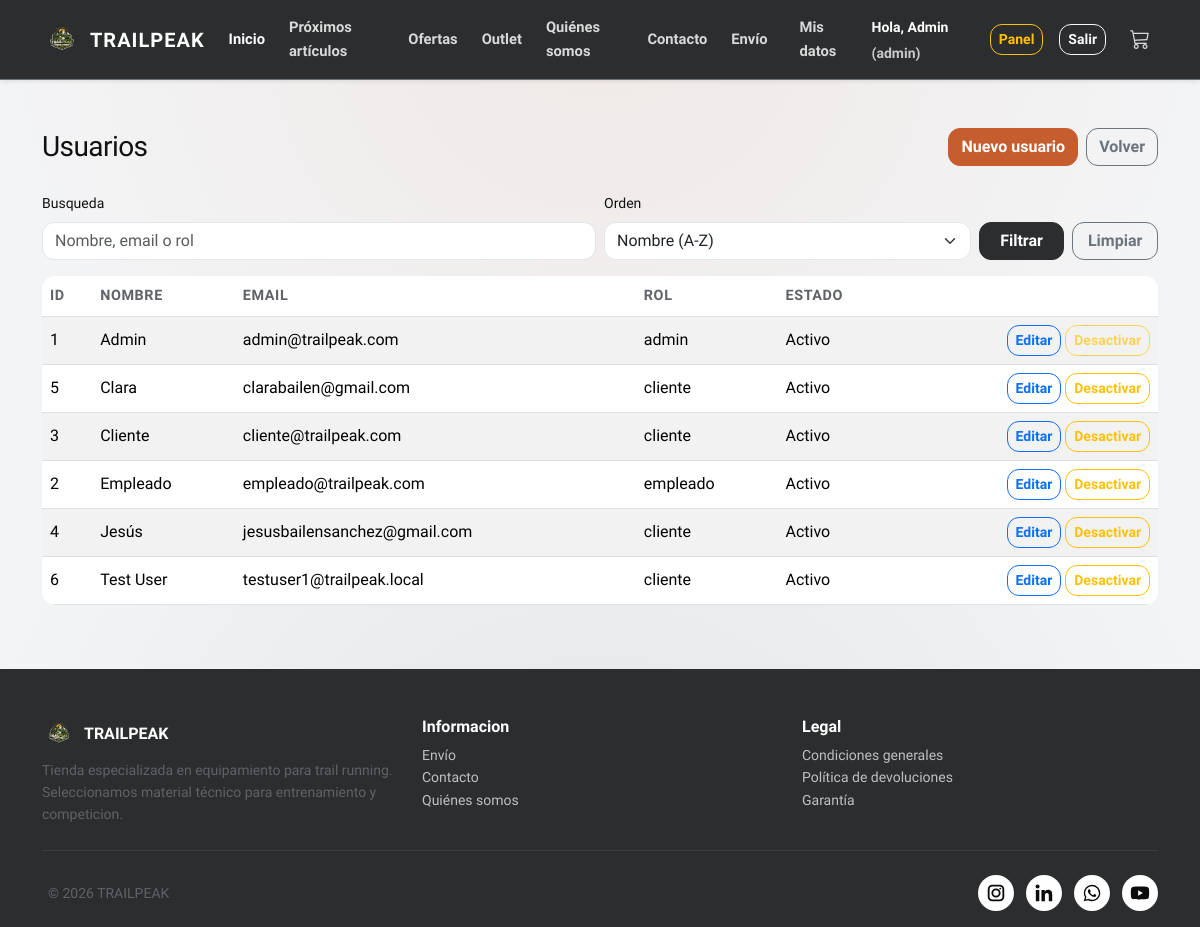
Screenshot of /admin/usuarios.php (signed in) with the database file from the repository.
### tables this page shows
CREATE TABLE `usuario` (
  `id_usuario` int(11) NOT NULL,
  `nombre` varchar(100) NOT NULL,
  `email` varchar(100) NOT NULL,
  `password` varchar(255) NOT NULL,
  `rol` enum('admin','empleado','cliente') NOT NULL DEFAULT 'cliente',
  `activo` tinyint(1) DEFAULT 1
);

### lib/auth.php (called while the page is built, shortened)
<?php
function is_logged_in(): bool {
  return isset($_SESSION['user']);
}
function current_user(): ?array {
  return $_SESSION['user'] ?? null;
}

### admin/usuarios.php (the view, shortened to what this page needs)
<?php
require_once __DIR__ . '/../config/db.php';
$idActual = (int)(current_user()['id'] ?? 0);
$q = trim($_GET['q'] ?? '');
$order = $_GET['order'] ?? 'nombre_asc';
$params = [];
$orderSql = 'nombre ASC';
$sql = "SELECT id_usuario, nombre, email, rol, activo FROM usuario";
$sql .= " ORDER BY $orderSql";
$stmt = $pdo->prepare($sql);
$stmt->execute($params);
$usuarios = $stmt->fetchAll(PDO::FETCH_ASSOC);
?>
<?php require_once __DIR__ . '/../includes/header.php'; ?>
  <main class="container py-5">
    <div class="d-flex justify-content-between align-items-center mb-4">
      <h1 class="h3 mb-0">Usuarios</h1>
      <div class="d-flex gap-2">
        <a class="btn btn-primary" href="<?= BASE_URL ?>admin/usuario_form.php">Nuevo usuario</a>
        <a class="btn btn-outline-secondary" href="<?= BASE_URL ?>admin/index.php">Volver</a>
      </div>
    </div>
    <form class="row g-2 align-items-end mb-3" method="get" action="usuarios.php">
      <div class="col-md-6">
        <label class="form-label small">Busqueda</label>
        <input type="text" name="q" class="form-control" value="<?= htmlspecialchars($q) ?>" placeholder="Nombre, email o rol">
      </div>
      <div class="col-md-4">
        <label class="form-label small">Orden</label>
        <select name="order" class="form-select">
          <option value="nombre_asc" <?= ($order === 'nombre_asc') ? 'selected' : '' ?>>Nombre (A-Z)</option>
        </select>
      </div>
      <div class="col-md-2 d-flex gap-2">
        <button class="btn btn-dark w-100" type="submit">Filtrar</button>
        <a class="btn btn-outline-secondary w-100" href="usuarios.php">Limpiar</a>
      </div>
    </form>
    <?php if (!$usuarios): ?>
      <div class="alert alert-info">No hay usuarios registrados.</div>
    <?php else: ?>
      <div class="table-responsive">
        <table class="table table-striped align-middle">
          <thead>
            <tr>
              <th>ID</th>
              <th>Nombre</th>
              <th>Email</th>
              <th>Rol</th>
              <th>Estado</th>
              <th></th>
            </tr>
          </thead>
          <tbody>
            <?php foreach ($usuarios as $u): ?>
              <tr>
                <td><?= (int)$u['id_usuario'] ?></td>
                <td><?= htmlspecialchars($u['nombre']) ?></td>
                <td><?= htmlspecialchars($u['email']) ?></td>
                <td><?= htmlspecialchars($u['rol']) ?></td>
                <td><?= ((int)$u['activo'] === 1) ? 'Activo' : 'Inactivo' ?></td>
                <td class="text-end">
                  <a class="btn btn-sm btn-outline-primary" href="<?= BASE_URL ?>admin/usuario_form.php?id=<?= (int)$u['id_usuario'] ?>">Editar</a>
                  <form method="post" class="d-inline" onsubmit="return confirm('¿Seguro que quieres cambiar el estado de este usuario?');">
                    <button class="btn btn-sm btn-outline-warning" type="submit" <?= ((int)$u['id_usuario'] === $idActual) ? 'disabled' : '' ?>>
                      <?= ((int)$u['activo'] === 1) ? 'Desactivar' : 'Activar' ?>
                    </button>
                  </form>
                </td>
              </tr>
            <?php endforeach; ?>
          </tbody>
        </table>
      </div>
    <?php endif; ?>
  </main>
<?php require_once __DIR__ . '/../includes/footer.php'; ?>

### includes/header.php (shortened to what this page needs)
<?php
require_once __DIR__ . '/../lib/auth.php';
?>
<!DOCTYPE html>
<html lang="es">
  <head>
    <link
      href="https://cdn.jsdelivr.net/npm/bootstrap@5.3.2/dist/css/bootstrap.min.css"
      rel="stylesheet"
    />
    <link rel="stylesheet" href="<?= BASE_URL ?>css/style.css" />
    <link
      rel="stylesheet"
      href="https://cdn.jsdelivr.net/npm/bootstrap-icons@1.11.1/font/bootstrap-icons.css"
    />
  </head>
  <body>
    <nav class="navbar navbar-expand-lg navbar-dark bg-dark py-2 shadow-sm border-bottom border-secondary">
      <div class="container">
        <a class="navbar-brand d-flex align-items-center gap-2" href="<?= BASE_URL ?>index.php">
          <img src="<?= BASE_URL ?>img/ui/logo_trailpeak.png" alt="TrailPeak logo" height="40" />
          <span class="fw-bold text-uppercase">TRAILPEAK</span>
        </a>
        <div class="collapse navbar-collapse" id="menu">
          <ul class="navbar-nav ms-auto align-items-lg-center gap-2 fw-semibold pt-2 pt-lg-0">
            <li class="nav-item">
              <a class="nav-link active px-2" href="<?= BASE_URL ?>index.php">Inicio</a>
            </li>
            <li class="nav-item">
              <a class="nav-link px-2" href="#proximos">Próximos artículos</a>
            </li>
            <li class="nav-item">
              <a class="nav-link px-2" href="#ofertas">Ofertas</a>
            </li>
            <li class="nav-item">
              <a class="nav-link px-2" href="#outlet">Outlet</a>
            </li>
            <li class="nav-item">
              <a class="nav-link px-2" href="<?= BASE_URL ?>quienes_somos.php">Quiénes somos</a>
            </li>
            <li class="nav-item">
              <a class="nav-link px-2" href="<?= BASE_URL ?>contacto.php">Contacto</a>
            </li>
            <li class="nav-item">
              <a class="nav-link px-2" href="<?= BASE_URL ?>envio.php">Envío</a>
            </li>
            <?php if (!is_logged_in()): ?>
              <li class="nav-item ms-lg-2">
                <a class="btn btn-outline-light btn-sm" href="<?= BASE_URL ?>login.php">
                  Inicia sesión
                </a>
              </li>
            <?php else: ?>
              <li class="nav-item ms-lg-2">
                <a class="nav-link px-2" href="<?= BASE_URL ?>mis_datos.php">Mis datos</a>
              </li>
              <li class="nav-item ms-lg-2">
                <span class="navbar-text text-white small">
                  Hola, <?= htmlspecialchars(current_user()['nombre']) ?>
                  <span class="opacity-75">(<?= htmlspecialchars(current_user()['rol']) ?>)</span>
                </span>
              </li>
              <?php if (in_array(current_user()['rol'], ['admin','empleado'], true)): ?>
                <li class="nav-item ms-lg-2">
                  <a class="btn btn-outline-warning btn-sm" href="<?= BASE_URL ?>admin/index.php">
                    Panel
                  </a>
                </li>
              <?php endif; ?>
              <li class="nav-item ms-lg-2">
                <a class="btn btn-outline-light btn-sm" href="<?= BASE_URL ?>logout.php">
                  Salir
                </a>
              </li>
            <?php endif; ?>
            <li class="nav-item ms-lg-2">
              <a class="nav-link position-relative" href="<?= BASE_URL ?>cart.php" title="Ver carrito">
                <i class="bi bi-cart3 fs-5"></i>
              </a>
            </li>
          </ul>
        </div>
      </div>
    </nav>

### css/style.css (style rules this page uses)
:root { --tp-primary: #2b2d2f; --tp-secondary: #6b7280; --tp-accent: #c65d2e; --tp-bg: #f3f4f6; --tp-surface: #ffffff; --tp-text: #111111; --tp-muted: #5f6368; --tp-border: #e3e6ea; --tp-shadow: 0 14px 30px rgba(16, 24, 40, 0.08); }
html, body { margin: 0; padding: 0; }
body { font-family: "Sora", "Segoe UI", sans-serif; background-color: var(--tp-bg); background-image: radial-gradient(circle at top, rgba(198, 93, 46, 0.08), transparent 55%), radial-gradient(circle at bottom, rgba(43, 45, 47, 0.08), transparent 60%); color: var(--tp-text); line-height: 1.6; min-height: 100vh; display: flex; flex-direction: column; }
main { flex: 1 0 auto; }
h1, h2, h3, h4, h5 { letter-spacing: -0.02em; }
.navbar-brand span { letter-spacing: 1px; }
.navbar { box-shadow: 0 8px 20px rgba(16, 24, 40, 0.2); }
.navbar .nav-link { font-size: 0.92rem; color: rgba(255, 255, 255, 0.82); }
.bg-dark { background-color: var(--tp-primary) !important; }
.btn-primary { background-color: var(--tp-accent); border-color: var(--tp-accent); }
.btn-dark { background-color: var(--tp-primary); border-color: var(--tp-primary); }
a { color: var(--tp-primary); }
.form-control, .form-select { border-radius: 12px; border-color: var(--tp-border); box-shadow: none; }
.btn { border-radius: 12px; font-weight: 600; }
.table { background-color: var(--tp-surface); border-radius: 14px; overflow: hidden; }
.table thead th { font-size: 0.9rem; text-transform: uppercase; letter-spacing: 0.04em; color: var(--tp-muted); }

### rows the page displays
usuario: nombre "Admin", rol "admin", id_usuario "1", email "admin@trailpeak.com", activo "Activo"
usuario: id_usuario "5", nombre "Clara", email "clarabailen@gmail.com", rol "cliente", activo "Activo"
usuario: id_usuario "3", nombre "Cliente", email "cliente@trailpeak.com", rol "cliente", activo "Activo"
usuario: id_usuario "2", nombre "Empleado", email "empleado@trailpeak.com", rol "empleado", activo "Activo"
usuario: id_usuario "4", nombre "Jesús", email "jesusbailensanchez@gmail.com", rol "cliente", activo "Activo"
usuario: id_usuario "6", nombre "Test User", email "testuser1@trailpeak.local", rol "cliente", activo "Activo"
